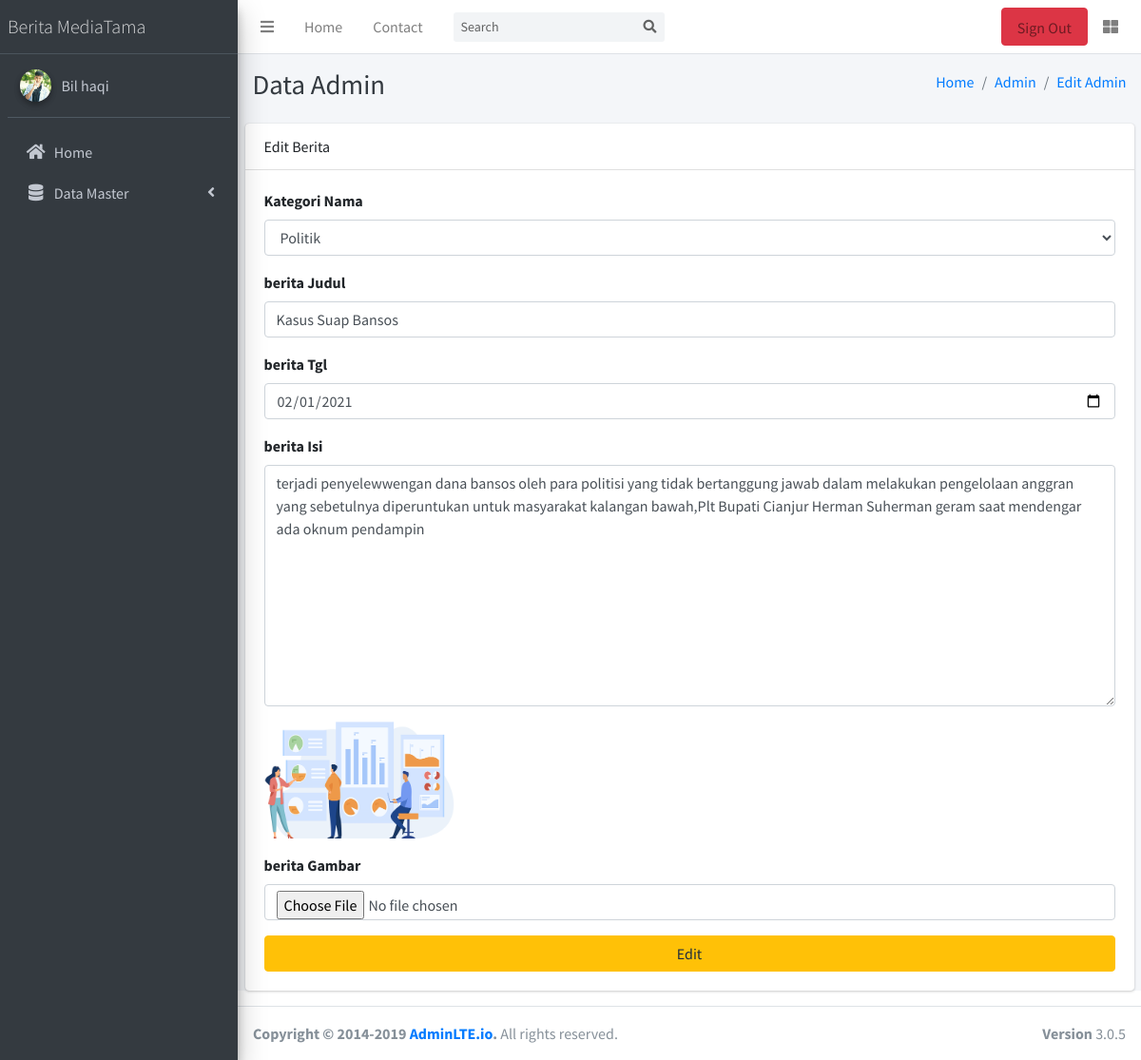
Page /admin/index.php?page=pages/berita/edit_berita&idedit=1 (signed in) on the committed database.
### tables this page shows
CREATE TABLE `tbl_berita` (
  `berita_id` int(11) NOT NULL,
  `kategori_id` int(11) NOT NULL,
  `berita_judul` varchar(255) NOT NULL,
  `berita_tgl` date NOT NULL,
  `berita_isi` varchar(255) NOT NULL,
  `berita_gambar` varchar(255) NOT NULL
);

### admin/pages/berita/edit_berita.php (the view, shortened to what this page needs)
<div class="content-header">
      <div class="container-fluid">
        <div class="row mb-2">
          <div class="col-sm-6">
            <h1 class="m-0 text-dark">Data Admin</h1>
          </div>
          <div class="col-sm-6">
            <ol class="breadcrumb float-sm-right">
              <li class="breadcrumb-item"><a href="?page=home">Home</a></li>
              <li class="breadcrumb-item"><a href="?page=pages/admin/view_admin">Admin</a></li>
              <li class="breadcrumb-item"><a href="#">Edit Admin</a></li>
            </ol>
          </div>
        </div>
      </div>
    </div>
    <?php $id = $_GET['idedit'];
    $dataedit = $koneksi->query("SELECT * FROM tbl_berita a JOIN tbl_kategori b ON a.kategori_id=b.kategori_id WHERE a.berita_id='$id'")->fetch_assoc();
    ?>
    <div class="container">
    <div class="card">
        <div class="card-header">Edit Berita</div>
        <div class="card-body">
            <form action="#" method="POST" enctype="multipart/form-data">
            <div class="form-group">
          <label for="">Kategori Nama</label>
                <select name="kat" id="kat" class="form-control">
                    <?php $data = $koneksi->query("SELECT * FROM tbl_kategori");
                        while ($ekstrak = $data->fetch_assoc()) {
                            var_dump($ekstrak);
                    ?>
                    <option value="<?= $ekstrak['kategori_id'] ?>"><?= $ekstrak['kategori_nama']?></option>
                    <?php } ?>
                </select>
        </div>
        <div class="form-group">
            <label for="">berita Judul</label>
            <input type="text" name="berita_judul" class="form-control" value="<?= $dataedit['berita_judul']?>">
        </div>
        <div class="form-group">
            <label for="">berita Tgl</label>
            <input type="date" name="berita_tgl" class="form-control" value="<?= $dataedit['berita_tgl']?>">
        </div>
        <div class="form-group">
            <label for="">berita Isi</label>
            <textarea name="berita_isi" id="" cols="30" rows="10" class="form-control"><?= $dataedit['berita_isi']?></textarea>
        </div>
        <div class="form-group">
            <img src="asset/images/foto_berita/<?= $dataedit['berita_gambar']?>" width="200"alt="">
        </div>
        <div class="form-group">
            <label for="">berita Gambar</label>
            <input type="file" name="berita_gambar" class="form-control">
        </div>
          <button type="submit" name="edit" class="btn btn-warning btn-block">Edit</button>
        </form>
        </div>
    </div>
    </div>

### rows in the picture
tbl_berita: berita_judul "Kasus Suap Bansos", berita_tgl "02/01/2021", berita_isi "terjadi penyelewwengan dana bansos oleh para politisi yang tidak bertanggung jawab dalam melakukan pengelolaan anggran yang sebetulnya diperuntukan untuk masyarakat kalangan bawah,Plt Bupati Cianjur Herman Suherman geram saat mendengar ada oknum pendampin", berita_gambar (picture)

### other values in the picture
$_SESSION['admin']['admin_nama'] "Bil haqi"
form field kat "Politik"
